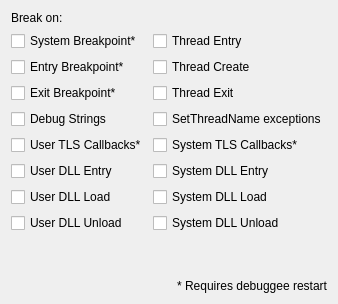
     <widget class="QWidget" name="tabEvents">
      <attribute name="title">
       <string>Events</string>
      </attribute>
      <layout class="QGridLayout" name="gridLayout">
       <item row="9" column="0">
        <widget class="QCheckBox" name="chkDllLoad">
         <property name="text">
          <string>User DLL Load</string>
         </property>
        </widget>
       </item>
       <item row="2" column="1">
        <widget class="QCheckBox" name="chkThreadStart">
         <property name="text">
          <string>Thread Create</string>
         </property>
        </widget>
       </item>
       <item row="3" column="0">
        <widget class="QCheckBox" name="chkExitBreakpoint">
         <property name="text">
          <string>Exit Breakpoint*</string>
         </property>
        </widget>
       </item>
       <item row="4" column="1">
        <widget class="QCheckBox" name="chkThreadNameSet">
         <property name="text">
          <string>SetThreadName exceptions</string>
         </property>
        </widget>
       </item>
       <item row="9" column="1">
        <widget class="QCheckBox" name="chkDllLoadSystem">
         <property name="text">
          <string>System DLL Load</string>
         </property>
        </widget>
       </item>
       <item row="13" column="0">
        <spacer name="verticalSpacer_4">
         <property name="orientation">
          <enum>Qt::Vertical</enum>
         </property>
         <property name="sizeHint" stdset="0">
          <size>
           <width>20</width>
           <height>40</height>
          </size>
         </property>
        </spacer>
       </item>
       <item row="1" column="1">
        <widget class="QCheckBox" name="chkThreadEntry">
         <property name="text">
          <string>Thread Entry</string>
         </property>
        </widget>
       </item>
       <item row="4" column="0">
        <widget class="QCheckBox" name="chkDebugStrings">
         <property name="text">
          <string>Debug Strings</string>
         </property>
        </widget>
       </item>
       <item row="3" column="1">
        <widget class="QCheckBox" name="chkThreadEnd">
         <property name="text">
          <string>Thread Exit</string>
         </property>
        </widget>
       </item>
       <item row="5" column="1">
        <widget class="QCheckBox" name="chkTlsCallbacksSystem">
         <property name="text">
          <string>System TLS Callbacks*</string>
         </property>
        </widget>
       </item>
       <item row="11" column="1">
        <widget class="QCheckBox" name="chkDllUnloadSystem">
         <property name="text">
          <string>System DLL Unload</string>
         </property>
        </widget>
       </item>
       <item row="0" column="0">
        <widget class="QLabel" name="lblBreakOn">
         <property name="text">
          <string>Break on:</string>
         </property>
        </widget>
       </item>
       <item row="11" column="0">
        <widget class="QCheckBox" name="chkDllUnload">
         <property name="text">
          <string>User DLL Unload</string>
         </property>
        </widget>
       </item>
       <item row="5" column="0">
        <widget class="QCheckBox" name="chkTlsCallbacks">
         <property name="text">
          <string>User TLS Callbacks*</string>
         </property>
         <property name="checked">
          <bool>false</bool>
         </property>
        </widget>
       </item>
       <item row="1" column="0">
        <widget class="QCheckBox" name="chkSystemBreakpoint">
         <property name="text">
          <string>System Breakpoint*</string>
         </property>
         <property name="checked">
          <bool>false</bool>
         </property>
        </widget>
       </item>
       <item row="2" column="0">
        <widget class="QCheckBox" name="chkEntryBreakpoint">
         <property name="text">
          <string>Entry Breakpoint*</string>
         </property>
         <property name="checked">
          <bool>false</bool>
         </property>
        </widget>
       </item>
       <item row="8" column="1">
        <widget class="QCheckBox" name="chkDllEntrySystem">
         <property name="text">
          <string>System DLL Entry</string>
         </property>
        </widget>
       </item>
       <item row="8" column="0">
        <widget class="QCheckBox" name="chkDllEntry">
         <property name="text">
          <string>User DLL Entry</string>
         </property>
        </widget>
       </item>
       <item row="14" column="1">
        <widget class="QLabel" name="label_2">
         <property name="layoutDirection">
          <enum>Qt::LeftToRight</enum>
         </property>
         <property name="text">
          <string>* Requires debuggee restart</string>
         </property>
         <property name="alignment">
          <set>Qt::AlignRight|Qt::AlignTrailing|Qt::AlignVCenter</set>
         </property>
        </widget>
       </item>
      </layout>
     </widget>
